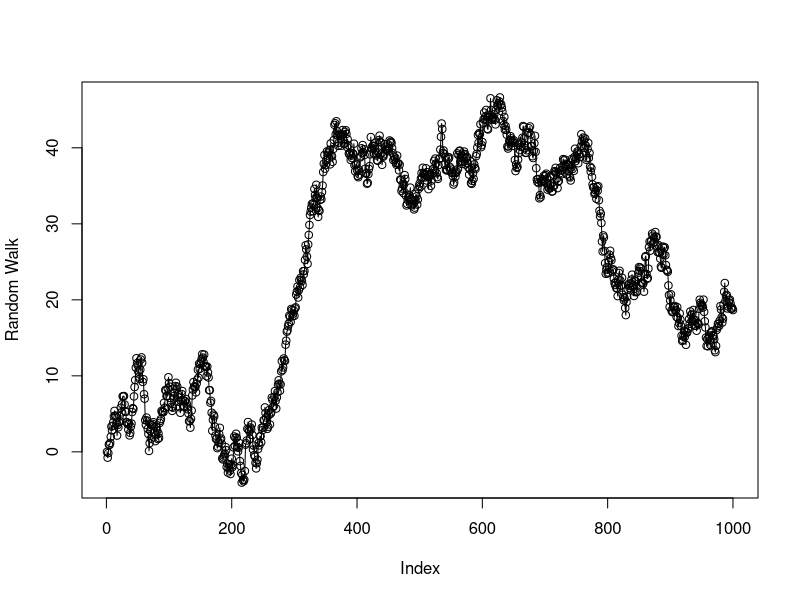
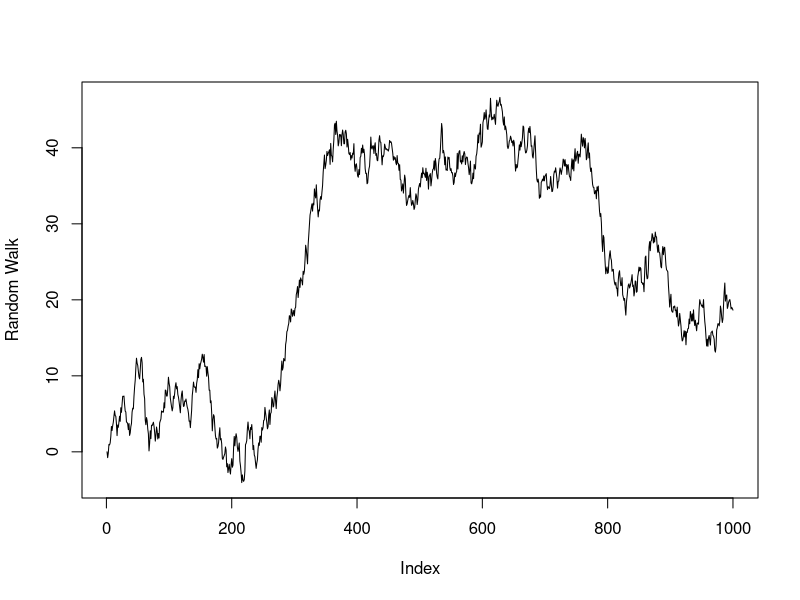
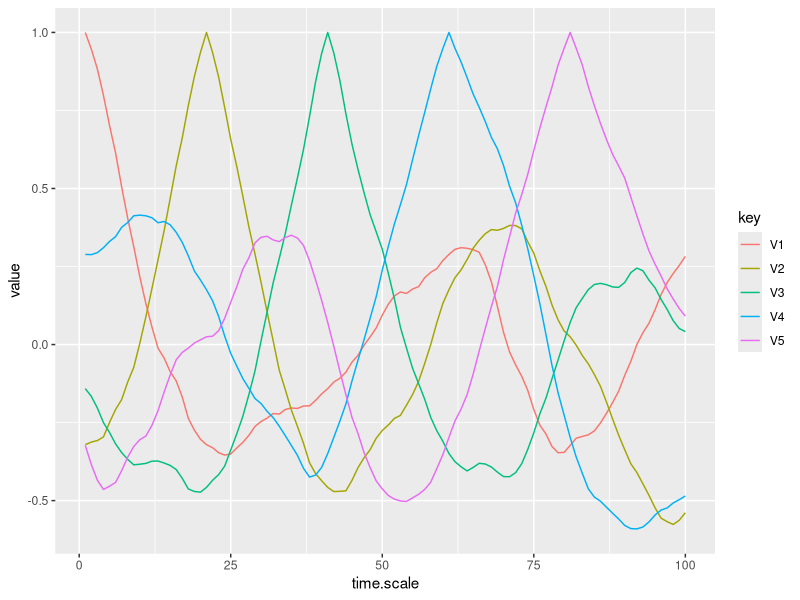

The R script that drew these images, in order:
## ---- chunk 1
library(magrittr)
library(ggplot2)
library(dplyr)
library(tidyr)
## ---- chunk 2
size = 1000
e.series <- rnorm(size, mean = 0, sd = 1)
#e.series <- runif(size, min = -3, max = 3)

# Cauchy Distribution might be interesting to experiment with, as it has no higher moments and can generate some huge jumps in a random walk 
# Simulates a time series subject to massive disturbances
#e.series <- rcauchy(size, location = 0, scale = 1)


Y <- 0 #initial condition

for (i in 1:length(e.series)){
  Y <- c(Y, Y[i-1] + e.series[i])
}

plot(Y, type = "o", ylab = "Random Walk")

Y <- 0 #initial condition

for (i in 1:length(e.series)){
  Y <- c(Y, Y[i-1] + e.series[i])
}

plot(Y, type = "l", ylab = "Random Walk")
## ---- chunk 3
corr.distance = NULL
window = 100

for (i in seq(1, window, 20)) {
  corr.distance.obs = NULL
  
  for (j in 1:window) {
    
    corr.iter <- cor(Y[i:(window + i - 1)], Y[j:(window + j - 1)])
    corr.distance.obs <- c(corr.distance.obs, corr.iter)
  }
  
  corr.distance <- rbind(corr.distance, corr.distance.obs)
    
}

#head(corr.distance)
## ---- chunk 4
time.scale <- rep(1:100, 100)
corr.distance <- matrix(corr.distance, nrow = 5, ncol = 100) %>% 
  t() %>%
  as.data.frame() %>%
  gather() %>%
  cbind(time.scale)

ggplot(corr.distance, aes(x = time.scale, y = value, color = key)) + geom_line()
